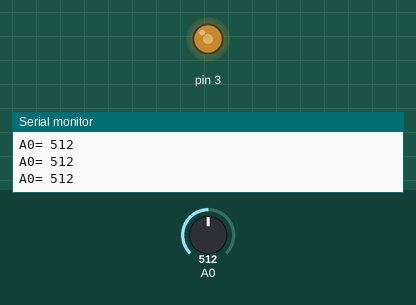
The sketch below on a simulated Arduino Uno, built with avr-gcc and run on an emulated ATmega328P. On the bench: output pins drawn as LEDs (lit = HIGH), the last lines printed to the serial monitor. The inputs (shaded band) are chosen by the test bench; at power-on: A0 = 512.

Above: at 1.2 s.
1.3 s: A0 set to 716
At 1.8 s:
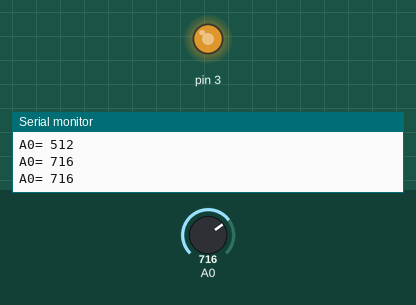
3.0 s: A0 set to 900
At 4.2 s:
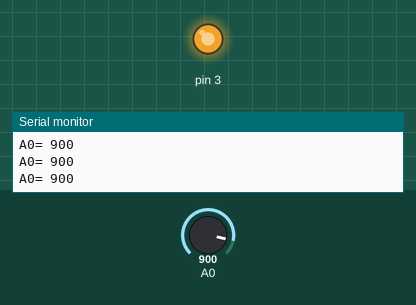
4.5 s: A0 set to 122
At 5.4 s:
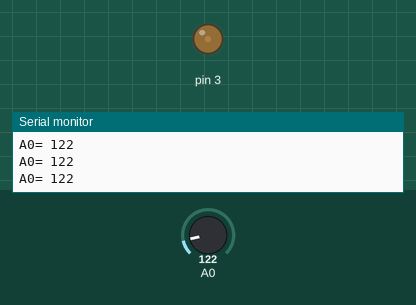
6.0 s: A0 set to 0
At 6.7 s:
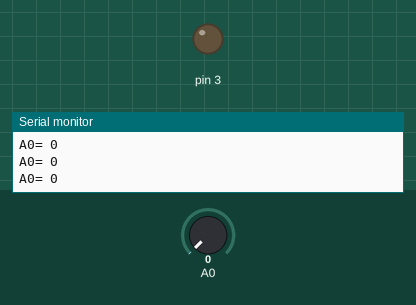
7.5 s: A0 set to 511
At 7.9 s:
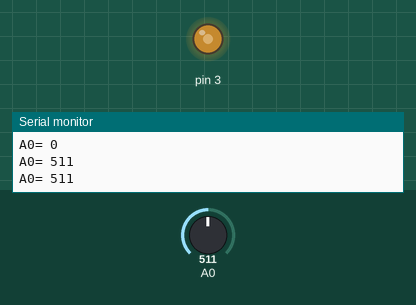
Timing chart, 0 to 10.0 s (numbered marks = the images above; inputs shaded):
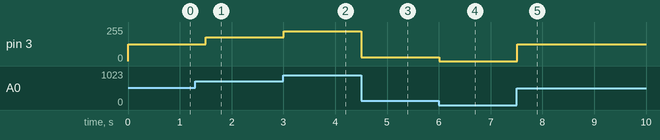

Measured:
- after the input at 1.3 s, pin 3: 127/255 → 178/255 after 0.20 s
- after the input at 3.0 s, pin 3: 178/255 → 224/255 at once
- after the input at 4.5 s, pin 3: 224/255 → 30/255 at once
- after the input at 6.0 s, pin 3: 30/255 → 0/255 at once
- after the input at 7.5 s, pin 3: 0/255 → 127/255 at once

The sketch:

day4.ino
```cpp
void setup(){

  pinMode(A0,INPUT);
 pinMode (3, OUTPUT);
 Serial.begin(57600);
}

void loop(){
  int val =analogRead(A0);

  Serial.print("A0= ");
  Serial.println(val);

  int mappedVal=map(val,0,1023,0,255);

  analogWrite(3,mappedVal);
  delay(250);
}
```
